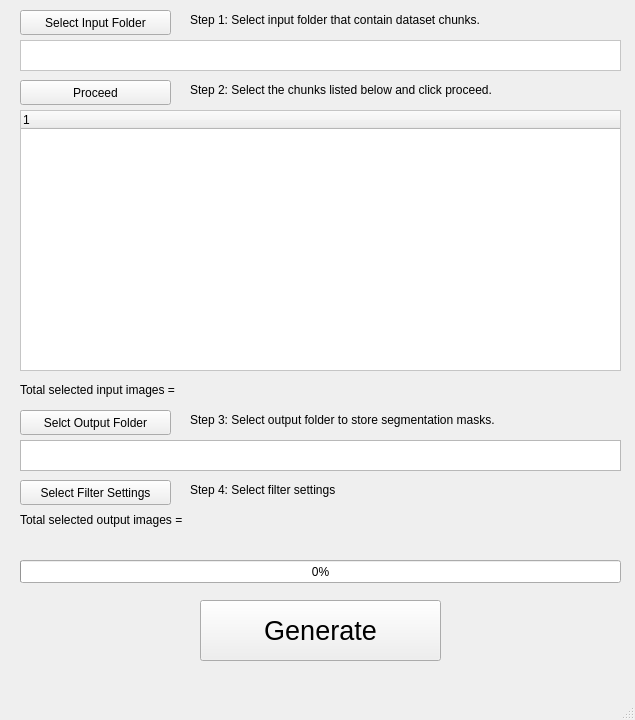
<?xml version="1.0" encoding="UTF-8"?>
<ui version="4.0">
 <class>SegmentationMainWindow</class>
 <widget class="QMainWindow" name="SegmentationMainWindow">
  <property name="geometry">
   <rect>
    <x>0</x>
    <y>0</y>
    <width>635</width>
    <height>720</height>
   </rect>
  </property>
  <property name="windowTitle">
   <string>Generate Segmentation Masks Window</string>
  </property>
  <widget class="QWidget" name="centralwidget">
   <widget class="QPushButton" name="pushButton_Generate">
    <property name="geometry">
     <rect>
      <x>200</x>
      <y>600</y>
      <width>241</width>
      <height>61</height>
     </rect>
    </property>
    <property name="font">
     <font>
      <pointsize>20</pointsize>
      <weight>50</weight>
      <bold>false</bold>
     </font>
    </property>
    <property name="text">
     <string>Generate</string>
    </property>
   </widget>
   <widget class="QLabel" name="label_InputFolder">
    <property name="geometry">
     <rect>
      <x>190</x>
      <y>10</y>
      <width>431</width>
      <height>20</height>
     </rect>
    </property>
    <property name="text">
     <string>Step 1: Select input folder that contain dataset chunks.</string>
    </property>
   </widget>
   <widget class="QPushButton" name="pushButton_InputFolder">
    <property name="geometry">
     <rect>
      <x>20</x>
      <y>10</y>
      <width>151</width>
      <height>25</height>
     </rect>
    </property>
    <property name="text">
     <string>Select Input Folder</string>
    </property>
   </widget>
   <widget class="QPushButton" name="pushButton_OutputFolder">
    <property name="geometry">
     <rect>
      <x>20</x>
      <y>410</y>
      <width>151</width>
      <height>25</height>
     </rect>
    </property>
    <property name="text">
     <string>Selct Output Folder</string>
    </property>
   </widget>
   <widget class="QLabel" name="label_OutputFolder">
    <property name="geometry">
     <rect>
      <x>190</x>
      <y>410</y>
      <width>431</width>
      <height>20</height>
     </rect>
    </property>
    <property name="text">
     <string>Step 3: Select output folder to store segmentation masks.</string>
    </property>
   </widget>
   <widget class="QTextEdit" name="textEdit_InputFolder">
    <property name="geometry">
     <rect>
      <x>20</x>
      <y>40</y>
      <width>601</width>
      <height>31</height>
     </rect>
    </property>
    <property name="palette">
     <palette>
      <active>
       <colorrole role="Base">
        <brush brushstyle="SolidPattern">
         <color alpha="255">
          <red>255</red>
          <green>255</green>
          <blue>255</blue>
         </color>
        </brush>
       </colorrole>
       <colorrole role="Window">
        <brush brushstyle="SolidPattern">
         <color alpha="255">
          <red>255</red>
          <green>255</green>
          <blue>255</blue>
         </color>
        </brush>
       </colorrole>
      </active>
      <inactive>
       <colorrole role="Base">
        <brush brushstyle="SolidPattern">
         <color alpha="255">
          <red>255</red>
          <green>255</green>
          <blue>255</blue>
         </color>
        </brush>
       </colorrole>
       <colorrole role="Window">
        <brush brushstyle="SolidPattern">
         <color alpha="255">
          <red>255</red>
          <green>255</green>
          <blue>255</blue>
         </color>
        </brush>
       </colorrole>
      </inactive>
      <disabled>
       <colorrole role="Base">
        <brush brushstyle="SolidPattern">
         <color alpha="255">
          <red>255</red>
          <green>255</green>
          <blue>255</blue>
         </color>
        </brush>
       </colorrole>
       <colorrole role="Window">
        <brush brushstyle="SolidPattern">
         <color alpha="255">
          <red>255</red>
          <green>255</green>
          <blue>255</blue>
         </color>
        </brush>
       </colorrole>
      </disabled>
     </palette>
    </property>
    <property name="html">
     <string>&lt;!DOCTYPE HTML PUBLIC &quot;-//W3C//DTD HTML 4.0//EN&quot; &quot;http://www.w3.org/TR/REC-html40/strict.dtd&quot;&gt;
&lt;html&gt;&lt;head&gt;&lt;meta name=&quot;qrichtext&quot; content=&quot;1&quot; /&gt;&lt;style type=&quot;text/css&quot;&gt;
p, li { white-space: pre-wrap; }
&lt;/style&gt;&lt;/head&gt;&lt;body style=&quot; font-family:'Ubuntu'; font-size:11pt; font-weight:400; font-style:normal;&quot;&gt;
&lt;p style=&quot;-qt-paragraph-type:empty; margin-top:0px; margin-bottom:0px; margin-left:0px; margin-right:0px; -qt-block-indent:0; text-indent:0px;&quot;&gt;&lt;br /&gt;&lt;/p&gt;&lt;/body&gt;&lt;/html&gt;</string>
    </property>
   </widget>
   <widget class="QTextEdit" name="textEdit_OutputFolder">
    <property name="geometry">
     <rect>
      <x>20</x>
      <y>440</y>
      <width>601</width>
      <height>31</height>
     </rect>
    </property>
    <property name="html">
     <string>&lt;!DOCTYPE HTML PUBLIC &quot;-//W3C//DTD HTML 4.0//EN&quot; &quot;http://www.w3.org/TR/REC-html40/strict.dtd&quot;&gt;
&lt;html&gt;&lt;head&gt;&lt;meta name=&quot;qrichtext&quot; content=&quot;1&quot; /&gt;&lt;style type=&quot;text/css&quot;&gt;
p, li { white-space: pre-wrap; }
&lt;/style&gt;&lt;/head&gt;&lt;body style=&quot; font-family:'Ubuntu'; font-size:11pt; font-weight:400; font-style:normal;&quot;&gt;
&lt;p style=&quot;-qt-paragraph-type:empty; margin-top:0px; margin-bottom:0px; margin-left:0px; margin-right:0px; -qt-block-indent:0; text-indent:0px;&quot;&gt;&lt;br /&gt;&lt;/p&gt;&lt;/body&gt;&lt;/html&gt;</string>
    </property>
   </widget>
   <widget class="QProgressBar" name="progressBar">
    <property name="geometry">
     <rect>
      <x>20</x>
      <y>560</y>
      <width>601</width>
      <height>23</height>
     </rect>
    </property>
    <property name="value">
     <number>0</number>
    </property>
   </widget>
   <widget class="QLabel" name="label_ProgressBar">
    <property name="geometry">
     <rect>
      <x>20</x>
      <y>540</y>
      <width>601</width>
      <height>17</height>
     </rect>
    </property>
    <property name="text">
     <string/>
    </property>
   </widget>
   <widget class="QTreeWidget" name="treeWidget">
    <property name="geometry">
     <rect>
      <x>20</x>
      <y>110</y>
      <width>601</width>
      <height>261</height>
     </rect>
    </property>
    <property name="palette">
     <palette>
      <active>
       <colorrole role="Base">
        <brush brushstyle="SolidPattern">
         <color alpha="255">
          <red>255</red>
          <green>255</green>
          <blue>255</blue>
         </color>
        </brush>
       </colorrole>
       <colorrole role="Window">
        <brush brushstyle="SolidPattern">
         <color alpha="255">
          <red>255</red>
          <green>255</green>
          <blue>255</blue>
         </color>
        </brush>
       </colorrole>
      </active>
      <inactive>
       <colorrole role="Base">
        <brush brushstyle="SolidPattern">
         <color alpha="255">
          <red>255</red>
          <green>255</green>
          <blue>255</blue>
         </color>
        </brush>
       </colorrole>
       <colorrole role="Window">
        <brush brushstyle="SolidPattern">
         <color alpha="255">
          <red>255</red>
          <green>255</green>
          <blue>255</blue>
         </color>
        </brush>
       </colorrole>
      </inactive>
      <disabled>
       <colorrole role="Base">
        <brush brushstyle="SolidPattern">
         <color alpha="255">
          <red>255</red>
          <green>255</green>
          <blue>255</blue>
         </color>
        </brush>
       </colorrole>
       <colorrole role="Window">
        <brush brushstyle="SolidPattern">
         <color alpha="255">
          <red>255</red>
          <green>255</green>
          <blue>255</blue>
         </color>
        </brush>
       </colorrole>
      </disabled>
     </palette>
    </property>
    <property name="selectionMode">
     <enum>QAbstractItemView::MultiSelection</enum>
    </property>
    <column>
     <property name="text">
      <string>1</string>
     </property>
    </column>
   </widget>
   <widget class="QPushButton" name="pushButton_Proceed">
    <property name="geometry">
     <rect>
      <x>20</x>
      <y>80</y>
      <width>151</width>
      <height>25</height>
     </rect>
    </property>
    <property name="text">
     <string>Proceed</string>
    </property>
   </widget>
   <widget class="QLabel" name="label_Proceed">
    <property name="geometry">
     <rect>
      <x>190</x>
      <y>80</y>
      <width>431</width>
      <height>20</height>
     </rect>
    </property>
    <property name="text">
     <string>Step 2: Select the chunks listed below and click proceed.</string>
    </property>
   </widget>
   <widget class="QPushButton" name="pushButton_FilterSettings">
    <property name="geometry">
     <rect>
      <x>20</x>
      <y>480</y>
      <width>151</width>
      <height>25</height>
     </rect>
    </property>
    <property name="text">
     <string>Select Filter Settings</string>
    </property>
   </widget>
   <widget class="QLabel" name="label_FilterSettings">
    <property name="geometry">
     <rect>
      <x>190</x>
      <y>480</y>
      <width>431</width>
      <height>20</height>
     </rect>
    </property>
    <property name="text">
     <string>Step 4: Select filter settings</string>
    </property>
   </widget>
   <widget class="QLabel" name="label_InputImageCount">
    <property name="geometry">
     <rect>
      <x>20</x>
      <y>380</y>
      <width>601</width>
      <height>20</height>
     </rect>
    </property>
    <property name="text">
     <string>Total selected input images = </string>
    </property>
   </widget>
   <widget class="QLabel" name="label_OutputImageCount">
    <property name="geometry">
     <rect>
      <x>20</x>
      <y>510</y>
      <width>601</width>
      <height>20</height>
     </rect>
    </property>
    <property name="text">
     <string>Total selected output images = </string>
    </property>
   </widget>
  </widget>
  <widget class="QMenuBar" name="menubar">
   <property name="geometry">
    <rect>
     <x>0</x>
     <y>0</y>
     <width>635</width>
     <height>22</height>
    </rect>
   </property>
  </widget>
  <widget class="QStatusBar" name="statusbar"/>
 </widget>
 <resources/>
 <connections/>
</ui>
